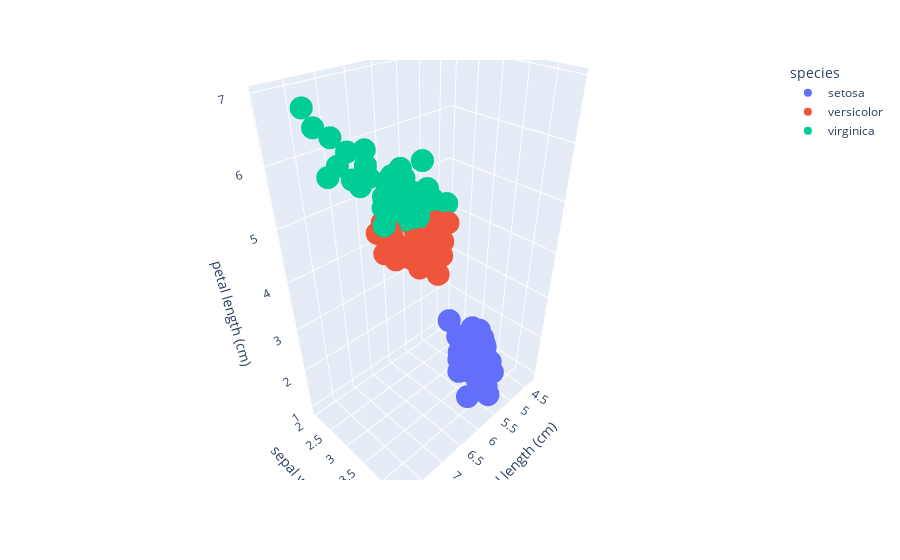

The notebook cell saved with this chart:
### Markdown cell above
Imporamos los datos y los preparamos para entrenar el modelo

### Code cell
import plotly.express as px
from sklearn import datasets
import pandas as pd

# Cargamos el conjunto de datos Iris
iris = datasets.load_iris()
X = iris.data
y = iris.target

# Convertimos a un DataFrame de Pandas
df = pd.DataFrame(X, columns=iris.feature_names)
df['species'] = pd.Categorical.from_codes(iris.target, iris.target_names)

# Creamos un gráfico 3D interactivo
fig = px.scatter_3d(df, x='sepal length (cm)', y='sepal width (cm)', z='petal length (cm)',
                    color='species')

# Mostrar el gráfico
fig.show()

### Figure 1 — Plotly figure (JSON) as saved in the notebook; plotly's stock layout.template omitted (floating-point values rounded to 4 significant figures)
{"data": [{"hovertemplate": "species=setosa<br>sepal length (cm)=%{x}<br>sepal width (cm)=%{y}<br>petal length (cm)=%{z}<extra></extra>", "legendgroup": "setosa", "marker": {"color": "#636efa", "symbol": "circle"}, "mode": "markers", "name": "setosa", "scene": "scene", "showlegend": true, "type": "scatter3d", "x": [5.1, 4.9, 4.7, 4.6, 5, 5.4, 4.6, 5, 4.4, 4.9, 5.4, 4.8, 4.8, 4.3, 5.8, 5.7, 5.4, 5.1, 5.7, 5.1, 5.4, 5.1, 4.6, 5.1, 4.8, 5, 5, 5.2, 5.2, 4.7, 4.8, 5.4, 5.2, 5.5, 4.9, 5, 5.5, 4.9, 4.4, 5.1, 5, 4.5, 4.4, 5, 5.1, 4.8, 5.1, 4.6, 5.3, 5], "y": [3.5, 3, 3.2, 3.1, 3.6, 3.9, 3.4, 3.4, 2.9, 3.1, 3.7, 3.4, 3, 3, 4, 4.4, 3.9, 3.5, 3.8, 3.8, 3.4, 3.7, 3.6, 3.3, 3.4, 3, 3.4, 3.5, 3.4, 3.2, 3.1, 3.4, 4.1, 4.2, 3.1, 3.2, 3.5, 3.6, 3, 3.4, 3.5, 2.3, 3.2, 3.5, 3.8, 3, 3.8, 3.2, 3.7, 3.3], "z": [1.4, 1.4, 1.3, 1.5, 1.4, 1.7, 1.4, 1.5, 1.4, 1.5, 1.5, 1.6, 1.4, 1.1, 1.2, 1.5, 1.3, 1.4, 1.7, 1.5, 1.7, 1.5, 1, 1.7, 1.9, 1.6, 1.6, 1.5, 1.4, 1.6, 1.6, 1.5, 1.5, 1.4, 1.5, 1.2, 1.3, 1.4, 1.3, 1.5, 1.3, 1.3, 1.3, 1.6, 1.9, 1.4, 1.6, 1.4, 1.5, 1.4]}, {"hovertemplate": "species=versicolor<br>sepal length (cm)=%{x}<br>sepal width (cm)=%{y}<br>petal length (cm)=%{z}<extra></extra>", "legendgroup": "versicolor", "marker": {"color": "#EF553B", "symbol": "circle"}, "mode": "markers", "name": "versicolor", "scene": "scene", "showlegend": true, "type": "scatter3d", "x": [7, 6.4, 6.9, 5.5, 6.5, 5.7, 6.3, 4.9, 6.6, 5.2, 5, 5.9, 6, 6.1, 5.6, 6.7, 5.6, 5.8, 6.2, 5.6, 5.9, 6.1, 6.3, 6.1, 6.4, 6.6, 6.8, 6.7, 6, 5.7, 5.5, 5.5, 5.8, 6, 5.4, 6, 6.7, 6.3, 5.6, 5.5, 5.5, 6.1, 5.8, 5, 5.6, 5.7, 5.7, 6.2, 5.1, 5.7], "y": [3.2, 3.2, 3.1, 2.3, 2.8, 2.8, 3.3, 2.4, 2.9, 2.7, 2, 3, 2.2, 2.9, 2.9, 3.1, 3, 2.7, 2.2, 2.5, 3.2, 2.8, 2.5, 2.8, 2.9, 3, 2.8, 3, 2.9, 2.6, 2.4, 2.4, 2.7, 2.7, 3, 3.4, 3.1, 2.3, 3, 2.5, 2.6, 3, 2.6, 2.3, 2.7, 3, 2.9, 2.9, 2.5, 2.8], "z": [4.7, 4.5, 4.9, 4, 4.6, 4.5, 4.7, 3.3, 4.6, 3.9, 3.5, 4.2, 4, 4.7, 3.6, 4.4, 4.5, 4.1, 4.5, 3.9, 4.8, 4, 4.9, 4.7, 4.3, 4.4, 4.8, 5, 4.5, 3.5, 3.8, 3.7, 3.9, 5.1, 4.5, 4.5, 4.7, 4.4, 4.1, 4, 4.4, 4.6, 4, 3.3, 4.2, 4.2, 4.2, 4.3, 3, 4.1]}, {"hovertemplate": "species=virginica<br>sepal length (cm)=%{x}<br>sepal width (cm)=%{y}<br>petal length (cm)=%{z}<extra></extra>", "legendgroup": "virginica", "marker": {"color": "#00cc96", "symbol": "circle"}, "mode": "markers", "name": "virginica", "scene": "scene", "showlegend": true, "type": "scatter3d", "x": [6.3, 5.8, 7.1, 6.3, 6.5, 7.6, 4.9, 7.3, 6.7, 7.2, 6.5, 6.4, 6.8, 5.7, 5.8, 6.4, 6.5, 7.7, 7.7, 6, 6.9, 5.6, 7.7, 6.3, 6.7, 7.2, 6.2, 6.1, 6.4, 7.2, 7.4, 7.9, 6.4, 6.3, 6.1, 7.7, 6.3, 6.4, 6, 6.9, 6.7, 6.9, 5.8, 6.8, 6.7, 6.7, 6.3, 6.5, 6.2, 5.9], "y": [3.3, 2.7, 3, 2.9, 3, 3, 2.5, 2.9, 2.5, 3.6, 3.2, 2.7, 3, 2.5, 2.8, 3.2, 3, 3.8, 2.6, 2.2, 3.2, 2.8, 2.8, 2.7, 3.3, 3.2, 2.8, 3, 2.8, 3, 2.8, 3.8, 2.8, 2.8, 2.6, 3, 3.4, 3.1, 3, 3.1, 3.1, 3.1, 2.7, 3.2, 3.3, 3, 2.5, 3, 3.4, 3], "z": [6, 5.1, 5.9, 5.6, 5.8, 6.6, 4.5, 6.3, 5.8, 6.1, 5.1, 5.3, 5.5, 5, 5.1, 5.3, 5.5, 6.7, 6.9, 5, 5.7, 4.9, 6.7, 4.9, 5.7, 6, 4.8, 4.9, 5.6, 5.8, 6.1, 6.4, 5.6, 5.1, 5.6, 6.1, 5.6, 5.5, 4.8, 5.4, 5.6, 5.1, 5.1, 5.9, 5.7, 5.2, 5, 5.2, 5.4, 5.1]}], "layout": {"legend": {"title": {"text": "species"}, "tracegroupgap": 0}, "margin": {"t": 60}, "scene": {"domain": {"x": [0, 1], "y": [0, 1]}, "xaxis": {"title": {"text": "sepal length (cm)"}}, "yaxis": {"title": {"text": "sepal width (cm)"}}, "zaxis": {"title": {"text": "petal length (cm)"}}}}}
